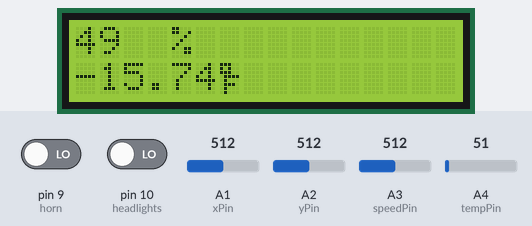
Bench run of a sketch on a simulated Arduino Uno, built with avr-gcc and run on an emulated ATmega328P. On the bench: 16×2 character LCD. Inputs (shaded band) come from the test bench; at power-on: A1 (xPin) = 512, A2 (yPin) = 512, A4 (tempPin) = 51, pin 9 (horn) LOW, pin 10 (headlights) LOW, A3 (speedPin) = 512. What the sketch prints to the serial monitor is not drawn.

Above: at 1.2 s.
1.3 s: A1 (xPin) set to 586
4.3 s: A1 (xPin) set to 612
At 5.7 s:
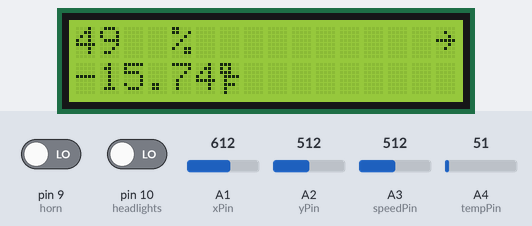
7.3 s: A2 (yPin) set to 587
8.8 s: A2 (yPin) set to 607
At 9.3 s:
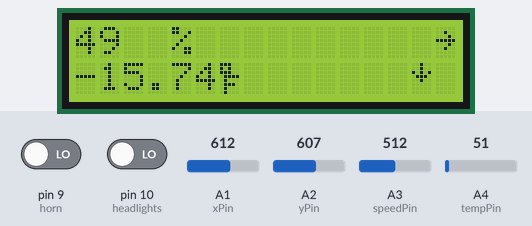
10.4 s: A1 (xPin) set to 587
At 11.1 s:
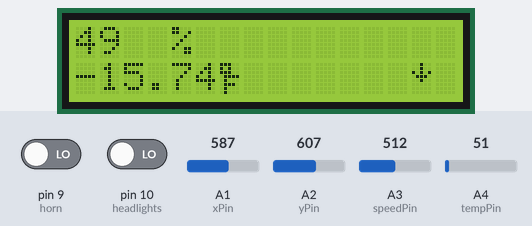
11.9 s: A4 (tempPin) set to 76
At 12.8 s:
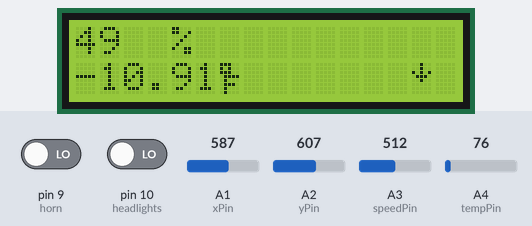
14.9 s: A4 (tempPin) set to 89
At 16.3 s:
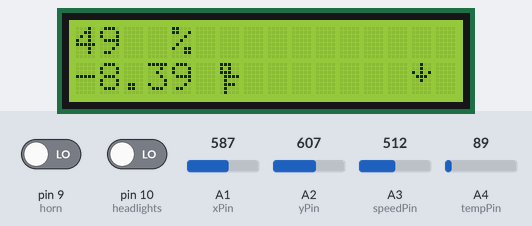
Timing chart, 0 to 17.4 s (numbered marks = the images above; inputs shaded):
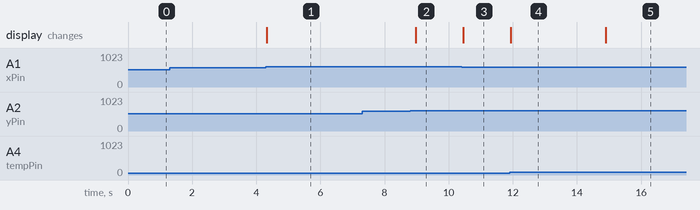

Measured:
- the behaviour switches between 596 and 597 on A1 (xPin) (found by bisection; images 0 and 1)
- the behaviour switches between 596 and 597 on A2 (yPin) (found by bisection; images 1 and 2)
- after the input at 1.3 s, every drawn part: stays the same
- after the input at 4.3 s, the display: changes at once (image 1)
- after the input at 7.3 s, every drawn part: stays the same
- after the input at 8.8 s, the display: changes after 0.17 s (image 2)
- after the input at 10.4 s, the display: changes after 0.05 s (image 3)
- after the input at 11.9 s, the display: changes at once (image 4)
- after the input at 14.9 s, the display: changes at once (image 5)

The sketch:

sender.ino
```cpp
#include <LiquidCrystal.h>

#define lowThreshold 425
#define highThreshold 597
int headlights = 10; // pin for headlights
int horn = 9; // pin for horn
int xPin = 1; // pin for X direction
int yPin = 2; // pin for Y direction
int speedPin = 3; //analog input
int tempPin = 4;

int directionX; // stores the X direction from controller
int directionY; // stores the Y direction from controller
int speedy = 100;
int temp = 0;

// initialize the library with the numbers of the interface pins
LiquidCrystal lcd(2, 3, 4, 5, 6, 7, 8);

// arrow up
byte up[8] = {
  B00100,
  B01110,
  B10101,
  B00100,
  B00100,
  B00100,
  B00000,
  B00000
};

// arrow down
byte down[8] = {
  B00100,
  B00100,
  B10101,
  B01110,
  B00100,
  B00000,
  B00000,
  B00000
};

// arrow right
byte right[8] = {
  B00000,
  B00100,
  B00010,
  B11111,
  B00010,
  B00100,
  B00000,
  B00000
};

// arrow left
byte left[8] = {
  B00000,
  B00100,
  B01000,
  B11111,
  B01000,
  B00100,
  B00000,
  B00000
};

byte farhen[8] = {
  B11100,
  B10100,
  B11100,
  B01111,
  B01000,
  B01110,
  B01000,
  B01000
};

void setup() {
  Serial.begin(9600);;
  pinMode(headlights, INPUT);
  pinMode(horn, INPUT);
 // pinMode(xPin, INPUT);
 // pinMode(yPin, INPUT);

  // set up the LCD's number of columns and rows:
  lcd.createChar(0, up);
  lcd.createChar(1, down);
  lcd.createChar(2, right);
  lcd.createChar(3, left);
  lcd.createChar(4, farhen);
  lcd.begin(16, 2);
  lcd.clear();
  //analogReference(INTERNAL);
}

void loop() {
  lcd.clear();
  directionX = analogRead(xPin);
  directionY = analogRead(yPin);

  //--------------------------Y DIRECTION--------------------------------
  // stop
  speedy = analogRead(speedPin) / 12 + 170;
  lcd.setCursor(0,0);
  int speedyPercent = 100.0 * (speedy - 170) / (255 - 170);
  lcd.print(speedyPercent);
  lcd.setCursor(4, 0);
  lcd.print('%');
  Serial.write(speedy);
  lcd.setCursor(0,1);
  int reading = analogRead(tempPin);
  float voltage = reading / 1024 * 500;
  float tempC = reading / 9.31 - 32;
  float tempF = (tempC * 9.0 / 5.0) + 32.0;
  lcd.print(tempF);
  lcd.setCursor(6, 1);
  lcd.print((char)4);
  Serial.write((int)tempF);
  if (directionY < highThreshold && directionY > lowThreshold)
  {
    Serial.write("M"); // stop
  }
  // go
  else if (directionY < lowThreshold)
  {
    lcd.setCursor(14,0);
    lcd.print((char)0);
    Serial.write("g"); // go
  }

  // reverse
  else
  {
    lcd.setCursor(14,1);
    lcd.print((char)1);
    Serial.write("r"); // reverse
  }

  //--------------------------X DIRECTION--------------------------------
  // straight
  if (directionX < highThreshold && directionX > lowThreshold)
  {
    Serial.write("s"); // straight
  }
  // left
  else if (directionX < lowThreshold)
  {
    lcd.setCursor(13,0);
    lcd.print((char)3);
    Serial.write("l"); // left
  }
  // right
  else
  {
    lcd.setCursor(15,0);
    lcd.print((char)2);
    Serial.write("r"); // right
  }

//  //---------------------------- HORN---------------------------------
  if (digitalRead(horn) == HIGH)
  {
    Serial.write("h"); // horn
  }
  else
  {
    Serial.write("n"); // silent
  }

//  //---------------------------HEADLIGHTS-----------------------------

  if (digitalRead(headlights) == HIGH)
  {
    Serial.write("M"); // switch state
  }
  else
  {
    Serial.write("k"); // keep state
  }

  //Serial.flush();
  delay(180);

}
```
